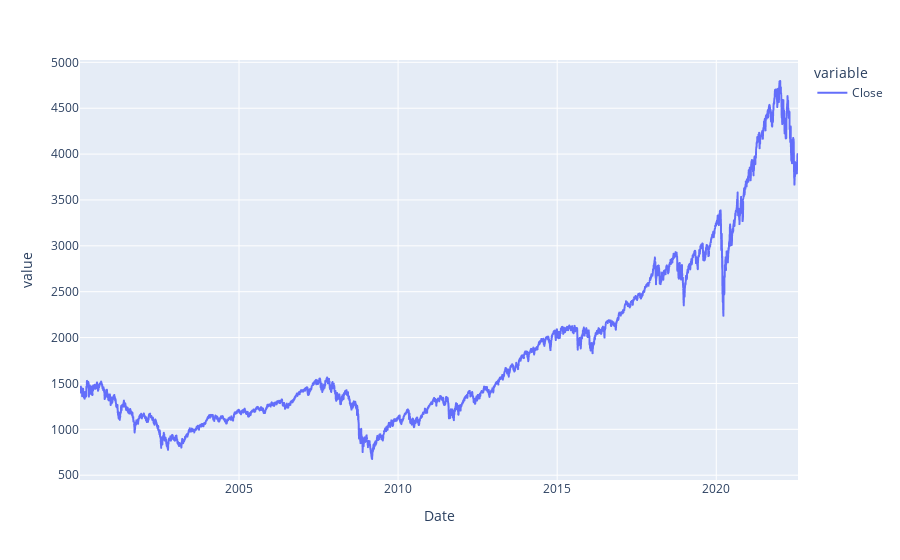

Write notebook code for a chart like this one.
### Code cell
df.Close.plot()

### Figure 1 — Plotly figure (JSON) as saved in the notebook; plotly's stock layout.template omitted (floating-point values rounded to 4 significant figures; data arrays with more than 128 entries replaced by an {"elided": "..."} marker saying what was removed)
{"data": [{"hovertemplate": "variable=Close<br>Date=%{x}<br>value=%{y}<extra></extra>", "legendgroup": "Close", "line": {"color": "#636efa", "dash": "solid"}, "marker": {"symbol": "circle"}, "mode": "lines", "name": "Close", "showlegend": true, "type": "scattergl", "x": {"elided": "5678 str values"}, "xaxis": "x", "y": {"elided": "5678 float values"}, "yaxis": "y"}], "layout": {"autosize": true, "legend": {"title": {"text": "variable"}, "tracegroupgap": 0}, "margin": {"t": 60}, "xaxis": {"anchor": "y", "autorange": true, "domain": [0, 1], "range": ["2000-01-03", "2022-07-27"], "title": {"text": "Date"}, "type": "date"}, "yaxis": {"anchor": "x", "autorange": true, "domain": [0, 1], "range": [447.6, 5025.0], "title": {"text": "value"}, "type": "linear"}}}
